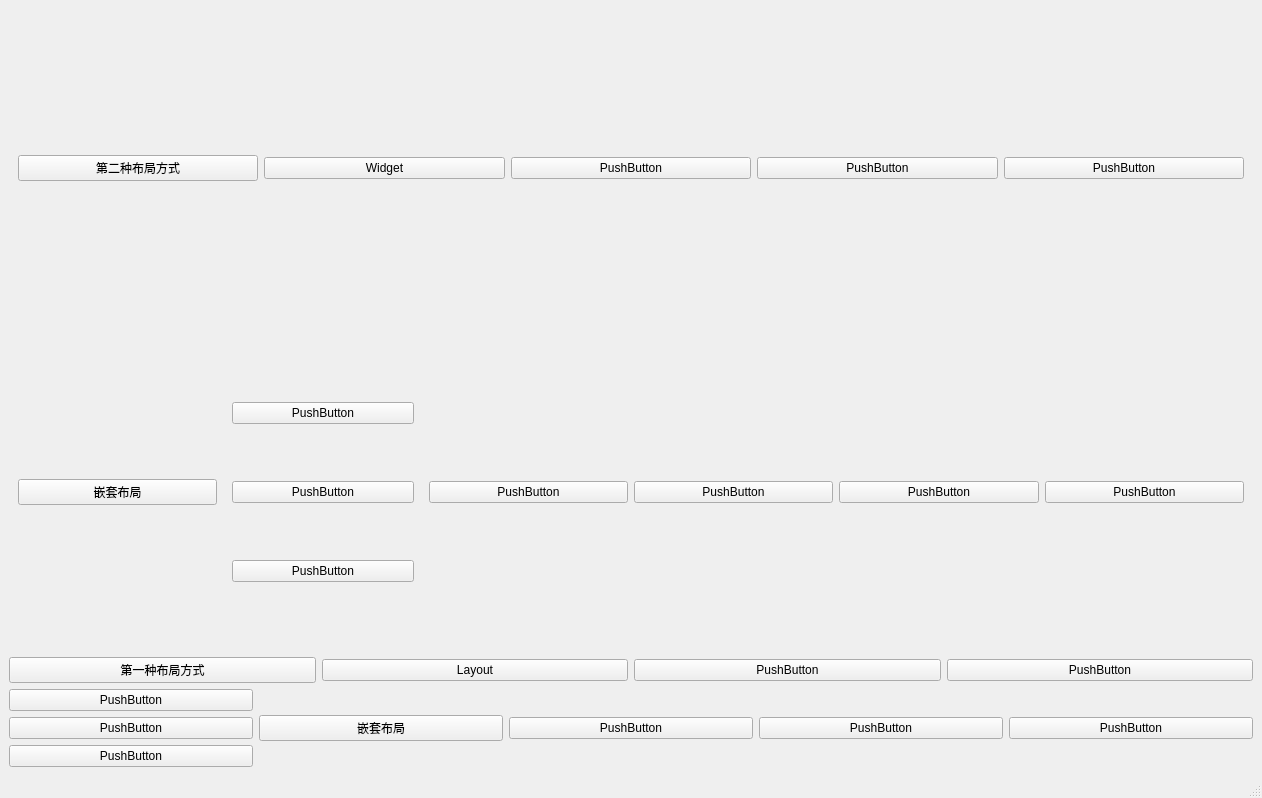
<?xml version="1.0" encoding="UTF-8"?>
<ui version="4.0">
 <class>MainWindow</class>
 <widget class="QMainWindow" name="MainWindow">
  <property name="geometry">
   <rect>
    <x>0</x>
    <y>0</y>
    <width>1262</width>
    <height>798</height>
   </rect>
  </property>
  <property name="windowTitle">
   <string>MainWindow</string>
  </property>
  <widget class="QWidget" name="centralwidget">
   <layout class="QVBoxLayout" name="verticalLayout_3">
    <item>
     <widget class="QWidget" name="widget" native="true">
      <layout class="QHBoxLayout" name="horizontalLayout_2">
       <item>
        <widget class="QPushButton" name="pushButton_7">
         <property name="text">
          <string>第二种布局方式</string>
         </property>
        </widget>
       </item>
       <item>
        <widget class="QPushButton" name="pushButton_6">
         <property name="text">
          <string>Widget</string>
         </property>
        </widget>
       </item>
       <item>
        <widget class="QPushButton" name="pushButton_5">
         <property name="text">
          <string>PushButton</string>
         </property>
        </widget>
       </item>
       <item>
        <widget class="QPushButton" name="pushButton_9">
         <property name="text">
          <string>PushButton</string>
         </property>
        </widget>
       </item>
       <item>
        <widget class="QPushButton" name="pushButton_8">
         <property name="text">
          <string>PushButton</string>
         </property>
        </widget>
       </item>
      </layout>
     </widget>
    </item>
    <item>
     <widget class="QWidget" name="widget_2" native="true">
      <layout class="QHBoxLayout" name="horizontalLayout_4">
       <item>
        <widget class="QPushButton" name="pushButton_17">
         <property name="text">
          <string>嵌套布局</string>
         </property>
        </widget>
       </item>
       <item>
        <widget class="QWidget" name="widget_3" native="true">
         <layout class="QVBoxLayout" name="verticalLayout_2">
          <item>
           <widget class="QPushButton" name="pushButton_22">
            <property name="text">
             <string>PushButton</string>
            </property>
           </widget>
          </item>
          <item>
           <widget class="QPushButton" name="pushButton_24">
            <property name="text">
             <string>PushButton</string>
            </property>
           </widget>
          </item>
          <item>
           <widget class="QPushButton" name="pushButton_23">
            <property name="text">
             <string>PushButton</string>
            </property>
           </widget>
          </item>
         </layout>
        </widget>
       </item>
       <item>
        <widget class="QPushButton" name="pushButton_18">
         <property name="text">
          <string>PushButton</string>
         </property>
        </widget>
       </item>
       <item>
        <widget class="QPushButton" name="pushButton_19">
         <property name="text">
          <string>PushButton</string>
         </property>
        </widget>
       </item>
       <item>
        <widget class="QPushButton" name="pushButton_20">
         <property name="text">
          <string>PushButton</string>
         </property>
        </widget>
       </item>
       <item>
        <widget class="QPushButton" name="pushButton_21">
         <property name="text">
          <string>PushButton</string>
         </property>
        </widget>
       </item>
      </layout>
     </widget>
    </item>
    <item>
     <layout class="QHBoxLayout" name="horizontalLayout">
      <item>
       <widget class="QPushButton" name="pushButton_2">
        <property name="text">
         <string>第一种布局方式</string>
        </property>
       </widget>
      </item>
      <item>
       <widget class="QPushButton" name="pushButton_4">
        <property name="text">
         <string>Layout</string>
        </property>
       </widget>
      </item>
      <item>
       <widget class="QPushButton" name="pushButton_3">
        <property name="text">
         <string>PushButton</string>
        </property>
       </widget>
      </item>
      <item>
       <widget class="QPushButton" name="pushButton">
        <property name="text">
         <string>PushButton</string>
        </property>
       </widget>
      </item>
     </layout>
    </item>
    <item>
     <layout class="QHBoxLayout" name="horizontalLayout_3">
      <item>
       <layout class="QVBoxLayout" name="verticalLayout">
        <item>
         <widget class="QPushButton" name="pushButton_16">
          <property name="text">
           <string>PushButton</string>
          </property>
         </widget>
        </item>
        <item>
         <widget class="QPushButton" name="pushButton_15">
          <property name="text">
           <string>PushButton</string>
          </property>
         </widget>
        </item>
        <item>
         <widget class="QPushButton" name="pushButton_14">
          <property name="text">
           <string>PushButton</string>
          </property>
         </widget>
        </item>
       </layout>
      </item>
      <item>
       <widget class="QPushButton" name="pushButton_10">
        <property name="text">
         <string>嵌套布局</string>
        </property>
       </widget>
      </item>
      <item>
       <widget class="QPushButton" name="pushButton_11">
        <property name="text">
         <string>PushButton</string>
        </property>
       </widget>
      </item>
      <item>
       <widget class="QPushButton" name="pushButton_12">
        <property name="text">
         <string>PushButton</string>
        </property>
       </widget>
      </item>
      <item>
       <widget class="QPushButton" name="pushButton_13">
        <property name="text">
         <string>PushButton</string>
        </property>
       </widget>
      </item>
     </layout>
    </item>
   </layout>
  </widget>
  <widget class="QMenuBar" name="menubar">
   <property name="geometry">
    <rect>
     <x>0</x>
     <y>0</y>
     <width>1262</width>
     <height>26</height>
    </rect>
   </property>
  </widget>
  <widget class="QStatusBar" name="statusbar"/>
 </widget>
 <resources/>
 <connections/>
</ui>
